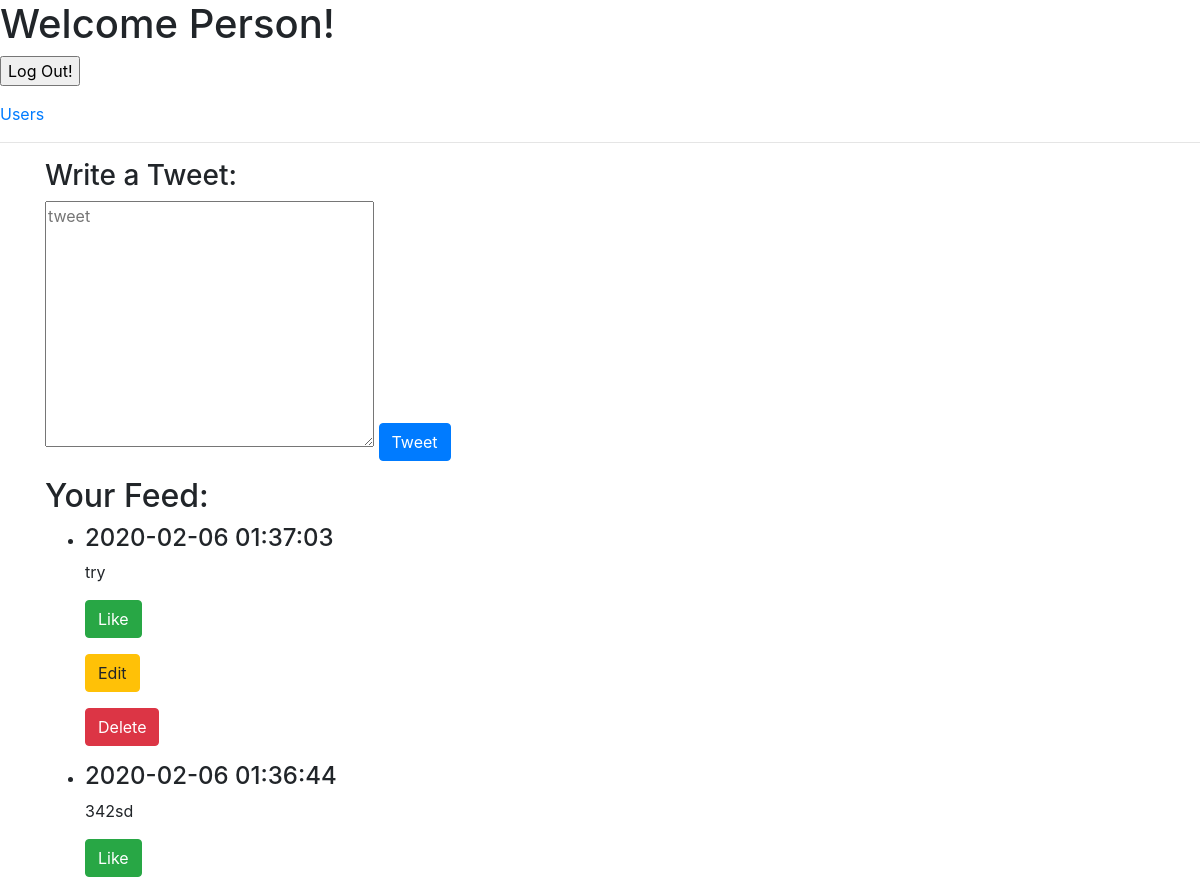
Page /dashboard (signed in, upper part) on the earlier database version.
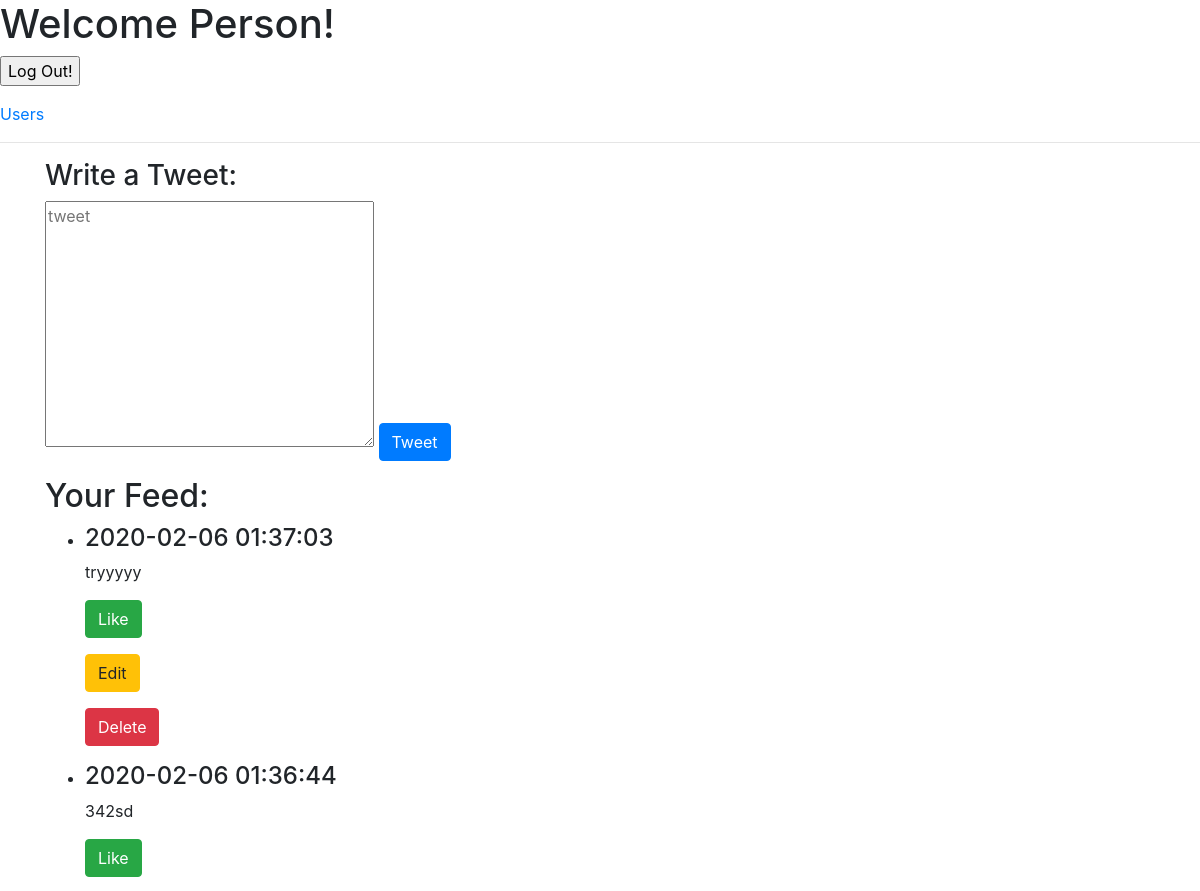
Same page on the later database version.
### app.py (models this page shows)
class Tweets(db.Model):
    __tablename__ = "Tweets"    # optional
    id = db.Column(db.Integer, primary_key=True)
    tweet = db.Column(db.String(255))
    user_id = db.relationship(Users, secondary=likes_table)
    created_at = db.Column(db.DateTime, server_default=func.now())    # notice the extra import statement above
    updated_at = db.Column(db.DateTime, server_default=func.now(), onupdate=func.now())

### app.py (the view)
@app.route('/dashboard', methods=['GET', 'POST'])
def dashboard():
    if not session['id']:
        return redirect('/')
    friendsList = list()
    tweetList = Tweets.query.all()
    usersList = Users.query.all()
    print('TWEETLIST =======__________________________________=====', tweetList)
    tweetTuple = ()
    friendsList.append(session['id'])
    friendsList.append(session['id'])
    for index in range(len(tweetList)):
        if tweetList[index].user_id == session['id']:
            friendsList.append(tweetList[index].user_id)
    for index in range(len(usersList)):
        if usersList[index].user_following == session['id']:
            friendsList.append(usersList[index].user_being_followed)
    if len(friendsList):
        tweetTuple = tuple(friendsList)
    else:
        tweetTuple = tuple()
    tweetList3 = list(tweetTuple)
    tweetList2 = Tweets.query.all()
    tweetListFinal = list()
    for tweet in range(len(tweetList2)):
        print('tweet.user_id   323222222222222222222222222222222222222222222222', tweetList2[tweet].user_id)
        if tweetList2[tweet].user_id in tweetList3:
            print('++++++++++++++++++++++++++++++++++++++++++++++++++++++++++++++++++++++++++++++++++++++++++++ appending')
            tweetListFinal.append(tweetList2[tweet])
    print('tweetList2   23222222222222222222222222222222222222222222222', tweetList2)
    print('tweetList3   23222222222222222222222222222222222222222222222', tweetList3)
    print('tweetListFinal   23222222222222222222222222222222222222222222222', tweetListFinal)
    likesNum = 55
    print('LIKESNUM=======55555555555555555555555555=====', likesNum)
    return render_template('welcome.html', tweetList = tweetList2, likesNum = likesNum)

### templates/welcome.html (shortened to what this page needs)
<!DOCTYPE html>
<html lang="en">
<head>
    <link rel="stylesheet" href="https://stackpath.bootstrapcdn.com/bootstrap/4.4.1/css/bootstrap.min.css">
    <link rel="stylesheet" type="text/css" href="{{ url_for('static', filename='css/style.css') }}">
</head>
<body>
    <h1>Welcome {{ session['user_id'] }}!</h1>
    <form class="form-group" action="/destroy" method="POST">
        <input type="submit" value="Log Out!">
    </form>
    <a href="/users">Users</a>
    <hr>
    <div class="wrapper container">
        <form class="form-group" action="/tweets/create" method="POST">
            <h3>Write a Tweet:</h3>
            <textarea name="tweet" cols="30" rows="10" placeholder="tweet"></textarea>
            <input class="btn btn-primary" type="submit" value="Tweet">
        </form>
        <h2>Your Feed:</h2>
        <ul>
            {% for tweet in tweetList|reverse %}
                <li>
                    <h4>{{tweet.created_at}}</h4>
                    <p>{{tweet['tweet']}}</p>
                    <form class="form-group" action="/tweets/{{tweet['id']}}/like" method="POST">
                        <input type="submit" value="Like" name='likeTweet' class="btn btn-success">
                    </form>
                    <form class="form-group" action="/tweets/{{tweet['id']}}/edit" method="POST">
                        <input type="submit" value="Edit" name='editTweet' class="btn btn-warning">
                    </form>
                    <form class="form-group" action="/tweets/{{tweet['id']}}/delete" method="POST">
                        <input type="submit" value="Delete" name='deleteTweet' class="btn btn-danger">
                    </form>
                </li>
            {% endfor %}
        </ul>
    </div>
</body>
</html>

Differences in the rows shown:
changed Tweets: tweet "try" → "tryyyyy"
